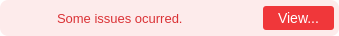
<?xml version="1.0" encoding="UTF-8"?>
<ui version="4.0">
 <class>SomeIssuesOccurredMessage</class>
 <widget class="QWidget" name="SomeIssuesOccurredMessage">
  <property name="geometry">
   <rect>
    <x>0</x>
    <y>0</y>
    <width>339</width>
    <height>36</height>
   </rect>
  </property>
  <property name="sizePolicy">
   <sizepolicy hsizetype="Preferred" vsizetype="Fixed">
    <horstretch>0</horstretch>
    <verstretch>0</verstretch>
   </sizepolicy>
  </property>
  <property name="minimumSize">
   <size>
    <width>0</width>
    <height>36</height>
   </size>
  </property>
  <property name="maximumSize">
   <size>
    <width>16777215</width>
    <height>36</height>
   </size>
  </property>
  <property name="windowTitle">
   <string notr="true"/>
  </property>
  <property name="autoFillBackground">
   <bool>false</bool>
  </property>
  <property name="styleSheet">
   <string notr="true">background-color: transparent;</string>
  </property>
  <layout class="QHBoxLayout" name="horizontalLayout">
   <property name="spacing">
    <number>0</number>
   </property>
   <property name="leftMargin">
    <number>0</number>
   </property>
   <property name="topMargin">
    <number>0</number>
   </property>
   <property name="rightMargin">
    <number>0</number>
   </property>
   <property name="bottomMargin">
    <number>0</number>
   </property>
   <item>
    <widget class="QWidget" name="issueContainer" native="true">
     <property name="minimumSize">
      <size>
       <width>0</width>
       <height>0</height>
      </size>
     </property>
     <property name="maximumSize">
      <size>
       <width>16777215</width>
       <height>16777215</height>
      </size>
     </property>
     <property name="styleSheet">
      <string notr="true">QPushButton
{
   border:none;
}

#viewIssuesButton
{
    font-size: 14px;
    height:24px;
    width: 71px;
    background-color: #F0373A;
    color: #FFFFFF;
    border-radius:3px;
}

#issuesInfoLabel
{
    color: #DA3135;
    font-size: 13px;
}

#issueContainer
{
   border-radius: 8px;
   background-color: #FDEBEB;
}</string>
     </property>
     <layout class="QHBoxLayout" name="horizontalLayout_2">
      <property name="spacing">
       <number>0</number>
      </property>
      <property name="leftMargin">
       <number>5</number>
      </property>
      <property name="topMargin">
       <number>0</number>
      </property>
      <property name="rightMargin">
       <number>5</number>
      </property>
      <property name="bottomMargin">
       <number>0</number>
      </property>
      <item>
       <widget class="QPushButton" name="issuesIcon">
        <property name="text">
         <string/>
        </property>
        <property name="icon">
         <iconset>
          <normalon>:/images/icon_error.png</normalon>
         </iconset>
        </property>
        <property name="iconSize">
         <size>
          <width>24</width>
          <height>24</height>
         </size>
        </property>
       </widget>
      </item>
      <item>
       <spacer name="horizontalSpacer_19">
        <property name="orientation">
         <enum>Qt::Horizontal</enum>
        </property>
        <property name="sizeType">
         <enum>QSizePolicy::Fixed</enum>
        </property>
        <property name="sizeHint" stdset="0">
         <size>
          <width>20</width>
          <height>11</height>
         </size>
        </property>
       </spacer>
      </item>
      <item>
       <widget class="QLabel" name="issuesInfoLabel">
        <property name="text">
         <string>Some issues ocurred.</string>
        </property>
       </widget>
      </item>
      <item>
       <spacer name="horizontalSpacer_18">
        <property name="orientation">
         <enum>Qt::Horizontal</enum>
        </property>
        <property name="sizeType">
         <enum>QSizePolicy::Expanding</enum>
        </property>
        <property name="sizeHint" stdset="0">
         <size>
          <width>95</width>
          <height>11</height>
         </size>
        </property>
       </spacer>
      </item>
      <item>
       <widget class="QPushButton" name="viewIssuesButton">
        <property name="cursor">
         <cursorShape>PointingHandCursor</cursorShape>
        </property>
        <property name="text">
         <string>View...</string>
        </property>
       </widget>
      </item>
     </layout>
    </widget>
   </item>
  </layout>
 </widget>
 <resources/>
 <connections/>
</ui>
